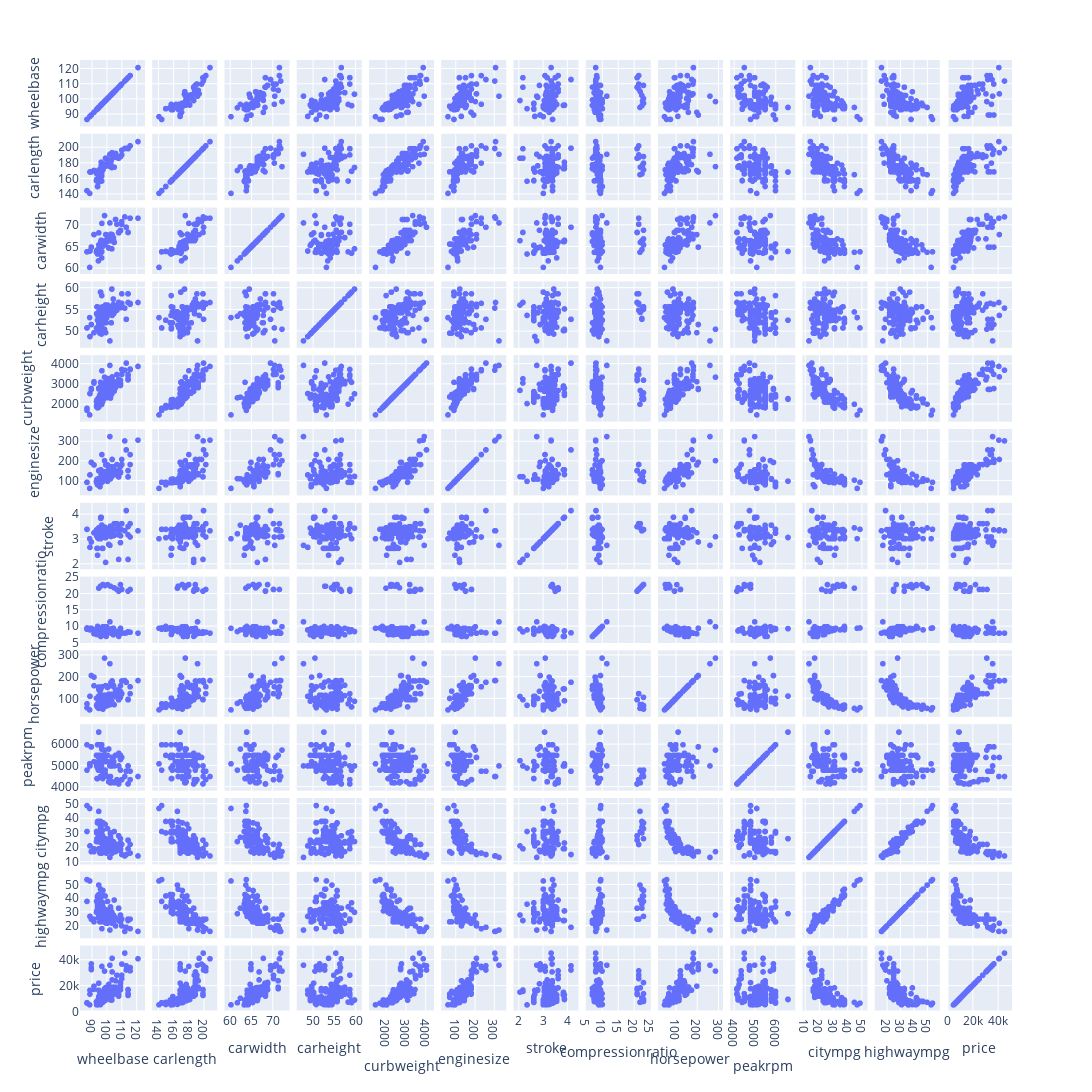

The notebook cell this image was saved under:
### Code cell
import plotly.express as px

fig = px.scatter_matrix(cuantitativo, width=1300, height=1500)
fig.show()

### Figure 1 — Plotly figure (JSON) as saved in the notebook; plotly's stock layout.template omitted (floating-point values rounded to 4 significant figures; data arrays with more than 128 entries replaced by an {"elided": "..."} marker saying what was removed)
{"data": [{"dimensions": [{"axis": {"matches": true}, "label": "wheelbase", "values": {"elided": "205 float values"}}, {"axis": {"matches": true}, "label": "carlength", "values": {"elided": "205 float values"}}, {"axis": {"matches": true}, "label": "carwidth", "values": {"elided": "205 float values"}}, {"axis": {"matches": true}, "label": "carheight", "values": {"elided": "205 float values"}}, {"axis": {"matches": true}, "label": "curbweight", "values": {"elided": "205 int values"}}, {"axis": {"matches": true}, "label": "enginesize", "values": {"elided": "205 int values"}}, {"axis": {"matches": true}, "label": "stroke", "values": {"elided": "205 float values"}}, {"axis": {"matches": true}, "label": "compressionratio", "values": {"elided": "205 float values"}}, {"axis": {"matches": true}, "label": "horsepower", "values": {"elided": "205 int values"}}, {"axis": {"matches": true}, "label": "peakrpm", "values": {"elided": "205 int values"}}, {"axis": {"matches": true}, "label": "citympg", "values": {"elided": "205 int values"}}, {"axis": {"matches": true}, "label": "highwaympg", "values": {"elided": "205 int values"}}, {"axis": {"matches": true}, "label": "price", "values": {"elided": "205 float values"}}], "hovertemplate": "%{xaxis.title.text}=%{x}<br>%{yaxis.title.text}=%{y}<extra></extra>", "legendgroup": "", "marker": {"color": "#636efa", "symbol": "circle"}, "name": "", "showlegend": false, "type": "splom"}], "layout": {"dragmode": "select", "height": 1500, "legend": {"tracegroupgap": 0}, "margin": {"t": 60}, "width": 1300}}
